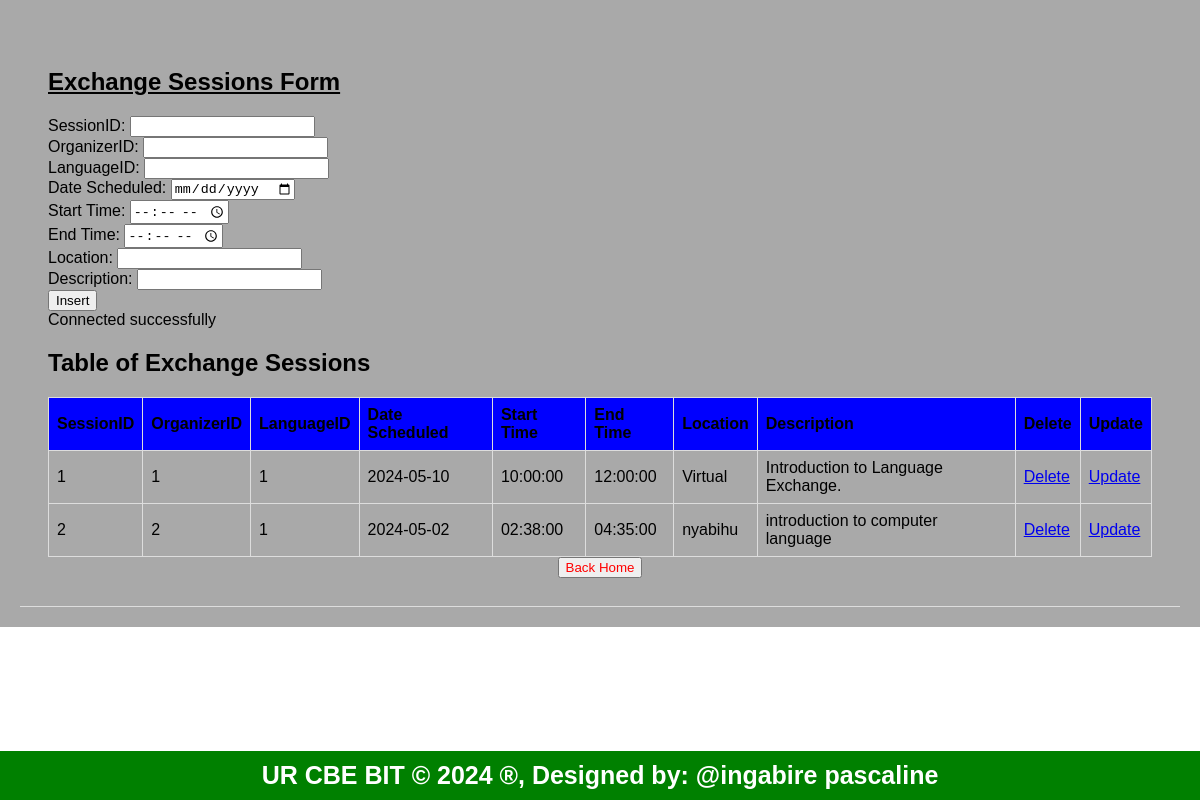
The app's page /exchangesessions.php with its own data.
### tables this page shows
CREATE TABLE `exchangesessions` (
  `SessionID` int(11) NOT NULL,
  `OrganizerID` int(11) DEFAULT NULL,
  `LanguageID` int(11) DEFAULT NULL,
  `DateScheduled` date DEFAULT NULL,
  `StartTime` time DEFAULT NULL,
  `EndTime` time DEFAULT NULL,
  `Location` varchar(255) DEFAULT NULL,
  `Description` text DEFAULT NULL
);

### exchangesessions.php (the view, shortened to what this page needs)
<!DOCTYPE html>
<html lang="en">
<head>
    <link rel="stylesheet" type="text/css" href="style.css">
</head>
<body>
<header>
<section>
    <h1><u>Exchange Sessions Form</u></h1>
    <form method="post" action="exchangesessions.php" onsubmit="return confirmInsert();">
        <label for="SessionID">SessionID:</label>
        <input type="number" id="SessionID" name="SessionID"><br>
        <label for="OrganizerID">OrganizerID:</label>
        <input type="number" id="OrganizerID" name="OrganizerID"><br>
        <label for="LanguageID">LanguageID:</label>
        <input type="number" id="LanguageID" name="LanguageID"><br>
        <label for="DateScheduled">Date Scheduled:</label>
        <input type="date" id="DateScheduled" name="DateScheduled" required><br>
        <label for="StartTime">Start Time:</label>
        <input type="time" id="StartTime" name="StartTime" required><br>
        <label for="EndTime">End Time:</label>
        <input type="time" id="EndTime" name="EndTime" required><br>
        <label for="Location">Location:</label>
        <input type="text" id="Location" name="Location" required><br>
        <label for="Description">Description:</label>
        <input type="text" id="Description" name="Description" required><br>
        <input type="submit" name="add" value="Insert">
    </form>
    <?php
    include('dbconnection.php');
    $sql = "SELECT * FROM exchangesessions";
    $result = $connection->query($sql);
    ?>
    <h2>Table of Exchange Sessions</h2>
    <table>
        <tr>
            <th>SessionID</th>
            <th>OrganizerID</th>
            <th>LanguageID</th>
            <th>Date Scheduled</th>
            <th>Start Time</th>
            <th>End Time</th>
            <th>Location</th>
            <th>Description</th>
            <th>Delete</th>
            <th>Update</th>
        </tr>
        <?php
        if ($result->num_rows > 0) {
            while ($row = $result->fetch_assoc()) {
                $SessionID = $row['SessionID'];
                echo "<tr>
                    <td>" . $row['SessionID'] . "</td>
                    <td>" . $row['OrganizerID'] . "</td>
                    <td>" . $row['LanguageID'] . "</td>
                    <td>" . $row['DateScheduled'] . "</td>
                    <td>" . $row['StartTime'] . "</td>
                    <td>" . $row['EndTime'] . "</td>
                    <td>" . $row['Location'] . "</td>
                    <td>" . $row['Description'] . "</td>
                    <td><a href='delete_exchangesessions.php?SessionID=$SessionID'>Delete</a></td>
                    <td><a href='update_exchangesessions.php?SessionID=$SessionID'>Update</a></td>
                </tr>";
            }
        } else {
            echo "<tr><td colspan='10'>No data found</td></tr>";
        }
        ?>
    </table>
    <center><button><a href="home.html">Back Home</a></button></center>
</section>
</header>
<footer>
    <b>UR CBE BIT &copy; 2024 &reg;, Designed by: @ingabire pascaline</b>
</footer>
</body>
</html>

### style.css (style rules this page uses)
body { font-family: Arial, sans-serif; margin: 0; padding: 0; }
body { font-family: Arial,sans-serif; margin:0; padding:0; }
header { background-color:darkgray; padding: 20px; }
section { padding:28px; border-bottom: 1px solid #ddd; }
footer { text-align: center; padding: 15px; background-color:darkgray; }

### exchangesessions.php (style rules this page uses)
table { border-collapse: collapse; width: 100%; }
th, td { border: 1px solid #dddddd; text-align: left; padding: 8px; }
th { background-color: blue; }
footer { background-color: green; text-align: center; width: 100%; color: white; font-size: 25px; position: fixed; bottom: 0; padding: 10px 0; }
button a { color: red; text-decoration: none; }

### records on screen
exchangesessions: SessionID "1", OrganizerID "1", LanguageID "1", DateScheduled "2024-05-10", StartTime "10:00:00", EndTime "12:00:00", Location "Virtual", Description "Introduction to Language Exchange."
exchangesessions: SessionID "2", OrganizerID "2", LanguageID "1", DateScheduled "2024-05-02", StartTime "02:38:00", EndTime "04:35:00", Location "nyabihu", Description "introduction to computer language"
